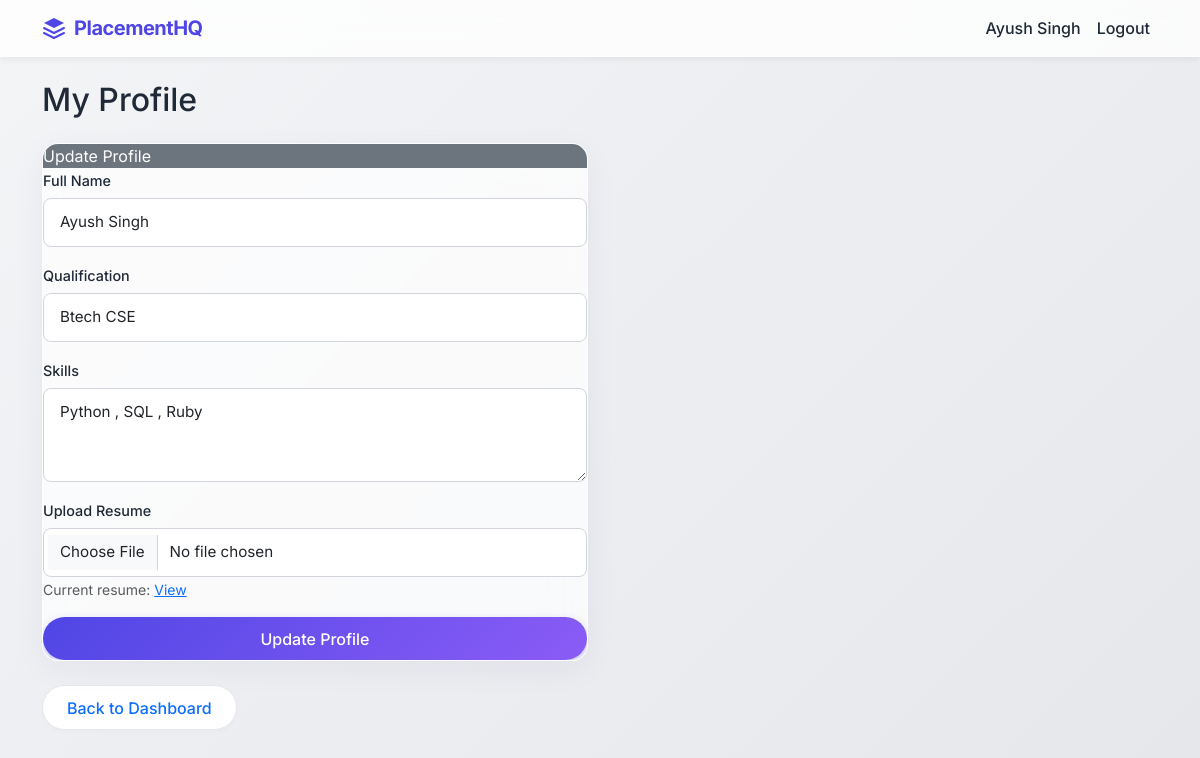
/student/profile (signed in), run on the app's committed database.
### backend/models.py (models this page shows, shortened)
class User(db.Model, UserMixin):
    __tablename__ = "user"
    id = db.Column(db.Integer, primary_key=True)
    full_name = db.Column(db.String(100), nullable=False)
    email = db.Column(db.String(120), unique=True, nullable=False)
    password = db.Column(db.String(200), nullable=False)
    role = db.Column(db.String(20), nullable=False)
    is_active = db.Column(db.Boolean, default=True)
    created_at = db.Column(db.DateTime, default=datetime.utcnow)
    company_profile = db.relationship(
        "CompanyProfile", backref="user", uselist=False, cascade="all, delete"
    )
    student_profile = db.relationship(
        "StudentProfile", backref="user", uselist=False, cascade="all, delete"
    )
    applications = db.relationship(
        "Application", backref="student", cascade="all, delete", lazy=True
    )

class StudentProfile(db.Model):
    __tablename__ = "student_profile"
    id = db.Column(db.Integer, primary_key=True)
    qualification = db.Column(db.String(100), nullable=False)
    skills = db.Column(db.String(250))
    resume_path = db.Column(db.String(250))
    is_blacklisted = db.Column(db.Boolean, default=False)
    user_id = db.Column(
        db.Integer, db.ForeignKey("user.id", ondelete="CASCADE"), nullable=False
    )

### backend/controllers.py (the view, shortened to what this page needs)
@bp.route("/student/profile", methods=["GET", "POST"])
@login_required
@role_required("STUDENT")
def student_profile():
    student_id = current_user.id
    if not student_id:
        return redirect(url_for("main.login"))
    user = User.query.get_or_404(student_id)
    profile = StudentProfile.query.filter_by(user_id=student_id).first()
    return render_template(
        "student_profile.html",
        user=user,
        profile=profile
    )

### backend/__init__.py (called while the page is built)
def create_app():
    app = Flask(__name__, template_folder="../templates", static_folder="../static")
    app.config["SQLALCHEMY_DATABASE_URI"] = os.getenv(
        "DATABASE_URL",
        "sqlite:///PLACEMENT_PORTAL.sqlite3"
    )
    app.config["SQLALCHEMY_TRACK_MODIFICATIONS"] = False
    app.config["SECRET_KEY"] = os.getenv("SECRET_KEY", "placement_secret_key")
    app.debug = True
    db.init_app(app)
    login_manager = LoginManager()
    login_manager.login_view = "main.login"
    login_manager.init_app(app)
    @login_manager.user_loader
    def load_user(user_id):
        return User.query.get(int(user_id))
    from .controllers import bp
    app.register_blueprint(bp)
    from .api import api_bp
    app.register_blueprint(api_bp)
    return app

### backend/controllers.py (called while the page is built)
def role_required(role):
    def decorator(f):
        @wraps(f)
        def decorated_function(*args, **kwargs):
            if not current_user.is_authenticated:
                return redirect(url_for('main.login'))
            if current_user.role != role:
                flash("You do not have permission to view this page.", "danger")
                return redirect(url_for('main.login'))
            return f(*args, **kwargs)
        return decorated_function
    return decorator

### templates/student_profile.html (shortened to what this page needs)
{% extends "base.html" %}
{% block content %}
<h2 class="mb-4">My Profile</h2>
<div class="row">
    <div class="col-md-6">
        <div class="glass-card animate-fade-in">
            <div class="card-header bg-secondary text-white">
                Update Profile
            </div>
            <div class="card-body">
                <form method="POST" enctype="multipart/form-data">
                    <div class="mb-3">
                        <label class="form-label">Full Name</label>
                        <input type="text"
                               name="name"
                               class="form-control"
                               value="{{ user.full_name }}"
                               required>
                    </div>
                    <div class="mb-3">
                        <label class="form-label">Qualification</label>
                        <input type="text"
                               name="qualification"
                               class="form-control"
                               value="{{ profile.qualification }}"
                               required>
                    </div>
                    <div class="mb-3">
                        <label class="form-label">Skills</label>
                        <textarea name="skills"
                                  class="form-control"
                                  rows="3">{{ profile.skills }}</textarea>
                    </div>
                    <div class="mb-3">
                        <label class="form-label">Upload Resume</label>
                        <input type="file"
                               name="resume"
                               class="form-control"
                               accept=".pdf,.doc,.docx">
                        {% if profile.resume_path %}
                            <small class="text-muted">
                                Current resume:
                                <a href="{{ url_for('static', filename=profile.resume_path) }}"
                                   target="_blank">View</a>
                            </small>
                        {% endif %}
                    </div>
                    <div class="d-grid">
                        <button type="submit" class="btn btn-premium">
                            Update Profile
                        </button>
                    </div>
                </form>
            </div>
        </div>
    </div>
</div>
<a href="{{ url_for('main.student_dashboard') }}" class="btn btn-secondary-premium text-primary mt-4">
    Back to Dashboard
</a>
{% endblock %}

### templates/base.html (shortened to what this page needs)
<!DOCTYPE html>
<html lang="en">
<head>
    <link
      href="https://cdn.jsdelivr.net/npm/bootstrap@5.3.2/dist/css/bootstrap.min.css"
      rel="stylesheet"
    >
    <link rel="stylesheet" href="{{ url_for('static', filename='css/styles.css') }}">
</head>
<body>
<nav class="navbar navbar-expand-lg navbar-glass">
    <div class="container">
        <a class="navbar-brand d-flex align-items-center" href="/">
            <svg class="me-2" width="24" height="24" viewBox="0 0 24 24" fill="none" xmlns="http://www.w3.org/2000/svg">
                <path d="M12 2L2 7L12 12L22 7L12 2Z" fill="#4F46E5"/>
                <path d="M2 17L12 22L22 17M2 12L12 17L22 12" stroke="#4F46E5" stroke-width="2" stroke-linecap="round" stroke-linejoin="round"/>
            </svg>
            PlacementHQ
        </a>
        <div class="collapse navbar-collapse">
            <ul class="navbar-nav ms-auto">
                {% if current_user.is_authenticated %}
                    <li class="nav-item">
                        <span class="nav-link">
                            {{ current_user.full_name }}
                        </span>
                    </li>
                    <li class="nav-item">
                        <a class="nav-link" href="{{ url_for('main.logout') }}">Logout</a>
                    </li>
                {% else %}
                    <li class="nav-item">
                        <a class="nav-link" href="{{ url_for('main.login') }}">Login</a>
                    </li>
                {% endif %}
            </ul>
        </div>
    </div>
</nav>
<div class="container mt-4">
    {% block content %}{% endblock %}
</div>
</body>
</html>

### static/css/styles.css (style rules this page uses)
:root { --primary: #4F46E5; --primary-hover: #4338CA; --secondary: #10B981; --secondary-hover: #059669; --accent: #8B5CF6; --dark-text: #1F2937; --muted-text: #6B7280; --background-start: #F3F4F6; --background-end: #E5E7EB; --glass-bg: rgba(255, 255, 255, 0.7); --glass-border: rgba(255, 255, 255, 0.5); --glass-shadow: 0 8px 32px 0 rgba(31, 38, 135, 0.05); --font-main: 'Inter', system-ui, -apple-system, sans-serif; --border-radius-sm: 8px; --border-radius-md: 12px; --border-radius-lg: 16px; --border-radius-pill: 50px; }
body { font-family: var(--font-main); color: var(--dark-text); background: linear-gradient(135deg, var(--background-start) 0%, var(--background-end) 100%); background-attachment: fixed; min-height: 100vh; margin: 0; padding: 0; overflow-x: hidden; }
.animate-fade-in { animation: fadeInUp 0.6s cubic-bezier(0.16, 1, 0.3, 1) forwards; }
.navbar-glass { background: rgba(255, 255, 255, 0.8) !important; backdrop-filter: blur(12px); -webkit-backdrop-filter: blur(12px); border-bottom: 1px solid var(--glass-border); box-shadow: 0 4px 6px -1px rgba(0, 0, 0, 0.05); position: sticky; top: 0; z-index: 1000; transition: all 0.3s ease; }
.navbar-glass .navbar-brand { font-weight: 700; color: var(--primary) !important; letter-spacing: -0.5px; }
.navbar-glass .nav-link { color: var(--dark-text) !important; font-weight: 500; transition: color 0.2s ease; }
.glass-card { background: var(--glass-bg); backdrop-filter: blur(16px); -webkit-backdrop-filter: blur(16px); border: 1px solid var(--glass-border); border-radius: var(--border-radius-lg); box-shadow: var(--glass-shadow); transition: transform 0.3s ease, box-shadow 0.3s ease; overflow: hidden; }
.form-control, .form-select { border-radius: var(--border-radius-sm); border: 1px solid #D1D5DB; padding: 0.75rem 1rem; font-size: 0.95rem; transition: all 0.2s ease; background-color: rgba(255, 255, 255, 0.9); }
.form-label { font-weight: 500; font-size: 0.9rem; color: var(--dark-text); margin-bottom: 0.4rem; }
.btn-premium { background: linear-gradient(135deg, var(--primary) 0%, var(--accent) 100%); color: white !important; border: none; border-radius: var(--border-radius-pill); padding: 0.6rem 1.5rem; font-weight: 500; transition: all 0.3s ease; box-shadow: 0 4px 10px rgba(79, 70, 229, 0.3); }
.btn-secondary-premium { background: white; color: var(--dark-text); border: 1px solid #E5E7EB; border-radius: var(--border-radius-pill); padding: 0.6rem 1.5rem; font-weight: 500; transition: all 0.3s ease; box-shadow: 0 2px 4px rgba(0,0,0,0.02); }

### data on the page
User: full_name "Ayush Singh", name "Ayush Singh"
StudentProfile: qualification "Btech CSE", skills "Python , SQL , Ruby"
